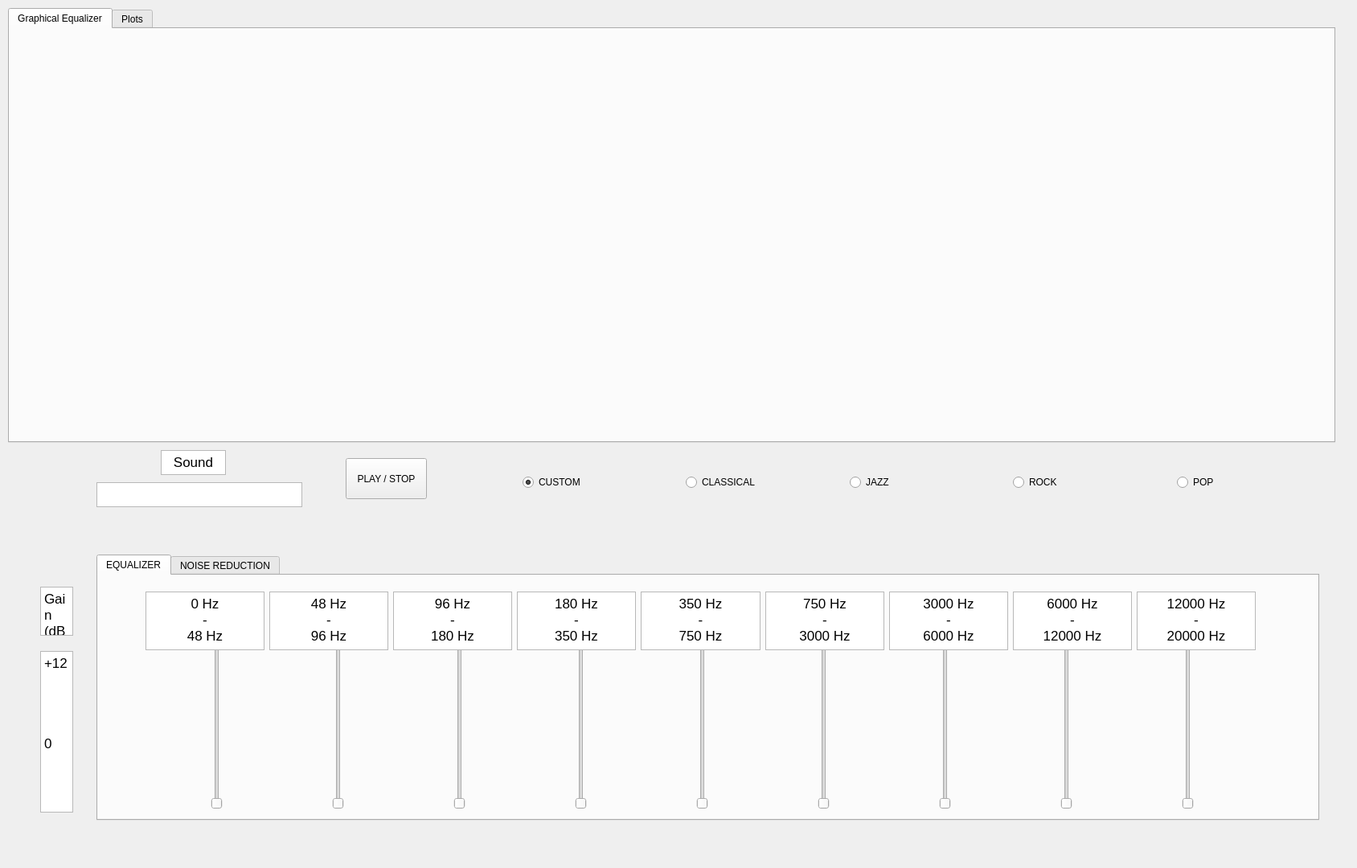
<?xml version="1.0" encoding="UTF-8"?>
<ui version="4.0">
 <class>Widget</class>
 <widget class="QWidget" name="Widget">
  <property name="geometry">
   <rect>
    <x>0</x>
    <y>0</y>
    <width>1688</width>
    <height>1080</height>
   </rect>
  </property>
  <property name="sizePolicy">
   <sizepolicy hsizetype="Expanding" vsizetype="Expanding">
    <horstretch>0</horstretch>
    <verstretch>0</verstretch>
   </sizepolicy>
  </property>
  <property name="maximumSize">
   <size>
    <width>1920</width>
    <height>1080</height>
   </size>
  </property>
  <property name="windowTitle">
   <string>Widget</string>
  </property>
  <widget class="QPushButton" name="pushButton">
   <property name="geometry">
    <rect>
     <x>430</x>
     <y>570</y>
     <width>101</width>
     <height>51</height>
    </rect>
   </property>
   <property name="text">
    <string>PLAY / STOP</string>
   </property>
  </widget>
  <widget class="QTextEdit" name="textEdit_2">
   <property name="geometry">
    <rect>
     <x>200</x>
     <y>560</y>
     <width>81</width>
     <height>31</height>
    </rect>
   </property>
   <property name="readOnly">
    <bool>true</bool>
   </property>
   <property name="html">
    <string>&lt;!DOCTYPE HTML PUBLIC &quot;-//W3C//DTD HTML 4.0//EN&quot; &quot;http://www.w3.org/TR/REC-html40/strict.dtd&quot;&gt;
&lt;html&gt;&lt;head&gt;&lt;meta name=&quot;qrichtext&quot; content=&quot;1&quot; /&gt;&lt;meta charset=&quot;utf-8&quot; /&gt;&lt;style type=&quot;text/css&quot;&gt;
p, li { white-space: pre-wrap; }
hr { height: 1px; border-width: 0; }
li.unchecked::marker { content: &quot;\2610&quot;; }
li.checked::marker { content: &quot;\2612&quot;; }
&lt;/style&gt;&lt;/head&gt;&lt;body style=&quot; font-family:'.AppleSystemUIFont'; font-size:13pt; font-weight:400; font-style:normal;&quot;&gt;
&lt;p align=&quot;center&quot; style=&quot; margin-top:0px; margin-bottom:0px; margin-left:0px; margin-right:0px; -qt-block-indent:0; text-indent:0px;&quot;&gt;Sound&lt;/p&gt;&lt;/body&gt;&lt;/html&gt;</string>
   </property>
  </widget>
  <widget class="QTextEdit" name="textEdit_3">
   <property name="geometry">
    <rect>
     <x>50</x>
     <y>810</y>
     <width>41</width>
     <height>201</height>
    </rect>
   </property>
   <property name="autoFillBackground">
    <bool>false</bool>
   </property>
   <property name="verticalScrollBarPolicy">
    <enum>Qt::ScrollBarAlwaysOff</enum>
   </property>
   <property name="horizontalScrollBarPolicy">
    <enum>Qt::ScrollBarAlwaysOff</enum>
   </property>
   <property name="readOnly">
    <bool>true</bool>
   </property>
   <property name="html">
    <string>&lt;!DOCTYPE HTML PUBLIC &quot;-//W3C//DTD HTML 4.0//EN&quot; &quot;http://www.w3.org/TR/REC-html40/strict.dtd&quot;&gt;
&lt;html&gt;&lt;head&gt;&lt;meta name=&quot;qrichtext&quot; content=&quot;1&quot; /&gt;&lt;meta charset=&quot;utf-8&quot; /&gt;&lt;style type=&quot;text/css&quot;&gt;
p, li { white-space: pre-wrap; }
hr { height: 1px; border-width: 0; }
li.unchecked::marker { content: &quot;\2610&quot;; }
li.checked::marker { content: &quot;\2612&quot;; }
&lt;/style&gt;&lt;/head&gt;&lt;body style=&quot; font-family:'.AppleSystemUIFont'; font-size:13pt; font-weight:400; font-style:normal;&quot;&gt;
&lt;p style=&quot; margin-top:0px; margin-bottom:0px; margin-left:0px; margin-right:0px; -qt-block-indent:0; text-indent:0px;&quot;&gt;+12&lt;/p&gt;
&lt;p style=&quot;-qt-paragraph-type:empty; margin-top:0px; margin-bottom:0px; margin-left:0px; margin-right:0px; -qt-block-indent:0; text-indent:0px;&quot;&gt;&lt;br /&gt;&lt;/p&gt;
&lt;p style=&quot;-qt-paragraph-type:empty; margin-top:0px; margin-bottom:0px; margin-left:0px; margin-right:0px; -qt-block-indent:0; text-indent:0px;&quot;&gt;&lt;br /&gt;&lt;/p&gt;
&lt;p style=&quot;-qt-paragraph-type:empty; margin-top:0px; margin-bottom:0px; margin-left:0px; margin-right:0px; -qt-block-indent:0; text-indent:0px;&quot;&gt;&lt;br /&gt;&lt;/p&gt;
&lt;p style=&quot;-qt-paragraph-type:empty; margin-top:0px; margin-bottom:0px; margin-left:0px; margin-right:0px; -qt-block-indent:0; text-indent:0px;&quot;&gt;&lt;br /&gt;&lt;/p&gt;
&lt;p style=&quot; margin-top:0px; margin-bottom:0px; margin-left:0px; margin-right:0px; -qt-block-indent:0; text-indent:0px;&quot;&gt;0&lt;/p&gt;
&lt;p style=&quot;-qt-paragraph-type:empty; margin-top:0px; margin-bottom:0px; margin-left:0px; margin-right:0px; -qt-block-indent:0; text-indent:0px;&quot;&gt;&lt;br /&gt;&lt;/p&gt;
&lt;p style=&quot;-qt-paragraph-type:empty; margin-top:0px; margin-bottom:0px; margin-left:0px; margin-right:0px; -qt-block-indent:0; text-indent:0px;&quot;&gt;&lt;br /&gt;&lt;/p&gt;
&lt;p style=&quot;-qt-paragraph-type:empty; margin-top:0px; margin-bottom:0px; margin-left:0px; margin-right:0px; -qt-block-indent:0; text-indent:0px;&quot;&gt;&lt;br /&gt;&lt;/p&gt;
&lt;p style=&quot;-qt-paragraph-type:empty; margin-top:0px; margin-bottom:0px; margin-left:0px; margin-right:0px; -qt-block-indent:0; text-indent:0px;&quot;&gt;&lt;br /&gt;&lt;/p&gt;
&lt;p style=&quot; margin-top:0px; margin-bottom:0px; margin-left:0px; margin-right:0px; -qt-block-indent:0; text-indent:0px;&quot;&gt;-12&lt;/p&gt;&lt;/body&gt;&lt;/html&gt;</string>
   </property>
  </widget>
  <widget class="QTextEdit" name="textEdit_4">
   <property name="geometry">
    <rect>
     <x>50</x>
     <y>730</y>
     <width>41</width>
     <height>61</height>
    </rect>
   </property>
   <property name="verticalScrollBarPolicy">
    <enum>Qt::ScrollBarAlwaysOff</enum>
   </property>
   <property name="horizontalScrollBarPolicy">
    <enum>Qt::ScrollBarAlwaysOff</enum>
   </property>
   <property name="readOnly">
    <bool>true</bool>
   </property>
   <property name="html">
    <string>&lt;!DOCTYPE HTML PUBLIC &quot;-//W3C//DTD HTML 4.0//EN&quot; &quot;http://www.w3.org/TR/REC-html40/strict.dtd&quot;&gt;
&lt;html&gt;&lt;head&gt;&lt;meta name=&quot;qrichtext&quot; content=&quot;1&quot; /&gt;&lt;meta charset=&quot;utf-8&quot; /&gt;&lt;style type=&quot;text/css&quot;&gt;
p, li { white-space: pre-wrap; }
hr { height: 1px; border-width: 0; }
li.unchecked::marker { content: &quot;\2610&quot;; }
li.checked::marker { content: &quot;\2612&quot;; }
&lt;/style&gt;&lt;/head&gt;&lt;body style=&quot; font-family:'.AppleSystemUIFont'; font-size:13pt; font-weight:400; font-style:normal;&quot;&gt;
&lt;p style=&quot; margin-top:0px; margin-bottom:0px; margin-left:0px; margin-right:0px; -qt-block-indent:0; text-indent:0px;&quot;&gt;Gain&lt;/p&gt;
&lt;p style=&quot; margin-top:0px; margin-bottom:0px; margin-left:0px; margin-right:0px; -qt-block-indent:0; text-indent:0px;&quot;&gt;(dB)&lt;/p&gt;&lt;/body&gt;&lt;/html&gt;</string>
   </property>
  </widget>
  <widget class="QTabWidget" name="tabWidget">
   <property name="geometry">
    <rect>
     <x>120</x>
     <y>690</y>
     <width>1521</width>
     <height>331</height>
    </rect>
   </property>
   <property name="currentIndex">
    <number>0</number>
   </property>
   <widget class="QWidget" name="tab">
    <attribute name="title">
     <string>EQUALIZER</string>
    </attribute>
    <widget class="QWidget" name="horizontalLayoutWidget">
     <property name="geometry">
      <rect>
       <x>10</x>
       <y>90</y>
       <width>1491</width>
       <height>201</height>
      </rect>
     </property>
     <layout class="QHBoxLayout" name="horizontalLayout">
      <item>
       <widget class="QSlider" name="verticalSlider_0">
        <property name="orientation">
         <enum>Qt::Vertical</enum>
        </property>
       </widget>
      </item>
      <item>
       <widget class="QSlider" name="verticalSlider_1">
        <property name="orientation">
         <enum>Qt::Vertical</enum>
        </property>
       </widget>
      </item>
      <item>
       <widget class="QSlider" name="verticalSlider_2">
        <property name="orientation">
         <enum>Qt::Vertical</enum>
        </property>
       </widget>
      </item>
      <item>
       <widget class="QSlider" name="verticalSlider_3">
        <property name="orientation">
         <enum>Qt::Vertical</enum>
        </property>
       </widget>
      </item>
      <item>
       <widget class="QSlider" name="verticalSlider_4">
        <property name="orientation">
         <enum>Qt::Vertical</enum>
        </property>
       </widget>
      </item>
      <item>
       <widget class="QSlider" name="verticalSlider_5">
        <property name="orientation">
         <enum>Qt::Vertical</enum>
        </property>
       </widget>
      </item>
      <item>
       <widget class="QSlider" name="verticalSlider_6">
        <property name="orientation">
         <enum>Qt::Vertical</enum>
        </property>
       </widget>
      </item>
      <item>
       <widget class="QSlider" name="verticalSlider_7">
        <property name="orientation">
         <enum>Qt::Vertical</enum>
        </property>
       </widget>
      </item>
      <item>
       <widget class="QSlider" name="verticalSlider_8">
        <property name="orientation">
         <enum>Qt::Vertical</enum>
        </property>
       </widget>
      </item>
     </layout>
    </widget>
    <widget class="QWidget" name="horizontalLayoutWidget_4">
     <property name="geometry">
      <rect>
       <x>59</x>
       <y>20</y>
       <width>1381</width>
       <height>73</height>
      </rect>
     </property>
     <layout class="QHBoxLayout" name="horizontalLayout_4">
      <item>
       <widget class="QTextEdit" name="textEdit_12">
        <property name="readOnly">
         <bool>true</bool>
        </property>
        <property name="html">
         <string>&lt;!DOCTYPE HTML PUBLIC &quot;-//W3C//DTD HTML 4.0//EN&quot; &quot;http://www.w3.org/TR/REC-html40/strict.dtd&quot;&gt;
&lt;html&gt;&lt;head&gt;&lt;meta name=&quot;qrichtext&quot; content=&quot;1&quot; /&gt;&lt;meta charset=&quot;utf-8&quot; /&gt;&lt;style type=&quot;text/css&quot;&gt;
p, li { white-space: pre-wrap; }
hr { height: 1px; border-width: 0; }
li.unchecked::marker { content: &quot;\2610&quot;; }
li.checked::marker { content: &quot;\2612&quot;; }
&lt;/style&gt;&lt;/head&gt;&lt;body style=&quot; font-family:'.AppleSystemUIFont'; font-size:13pt; font-weight:400; font-style:normal;&quot;&gt;
&lt;p align=&quot;center&quot; style=&quot; margin-top:0px; margin-bottom:0px; margin-left:0px; margin-right:0px; -qt-block-indent:0; text-indent:0px;&quot;&gt;0 Hz&lt;/p&gt;
&lt;p align=&quot;center&quot; style=&quot; margin-top:0px; margin-bottom:0px; margin-left:0px; margin-right:0px; -qt-block-indent:0; text-indent:0px;&quot;&gt;-&lt;/p&gt;
&lt;p align=&quot;center&quot; style=&quot; margin-top:0px; margin-bottom:0px; margin-left:0px; margin-right:0px; -qt-block-indent:0; text-indent:0px;&quot;&gt;48 Hz&lt;/p&gt;&lt;/body&gt;&lt;/html&gt;</string>
        </property>
       </widget>
      </item>
      <item>
       <widget class="QTextEdit" name="textEdit_11">
        <property name="readOnly">
         <bool>true</bool>
        </property>
        <property name="html">
         <string>&lt;!DOCTYPE HTML PUBLIC &quot;-//W3C//DTD HTML 4.0//EN&quot; &quot;http://www.w3.org/TR/REC-html40/strict.dtd&quot;&gt;
&lt;html&gt;&lt;head&gt;&lt;meta name=&quot;qrichtext&quot; content=&quot;1&quot; /&gt;&lt;meta charset=&quot;utf-8&quot; /&gt;&lt;style type=&quot;text/css&quot;&gt;
p, li { white-space: pre-wrap; }
hr { height: 1px; border-width: 0; }
li.unchecked::marker { content: &quot;\2610&quot;; }
li.checked::marker { content: &quot;\2612&quot;; }
&lt;/style&gt;&lt;/head&gt;&lt;body style=&quot; font-family:'.AppleSystemUIFont'; font-size:13pt; font-weight:400; font-style:normal;&quot;&gt;
&lt;p align=&quot;center&quot; style=&quot; margin-top:0px; margin-bottom:0px; margin-left:0px; margin-right:0px; -qt-block-indent:0; text-indent:0px;&quot;&gt;48 Hz&lt;/p&gt;
&lt;p align=&quot;center&quot; style=&quot; margin-top:0px; margin-bottom:0px; margin-left:0px; margin-right:0px; -qt-block-indent:0; text-indent:0px;&quot;&gt;-&lt;/p&gt;
&lt;p align=&quot;center&quot; style=&quot; margin-top:0px; margin-bottom:0px; margin-left:0px; margin-right:0px; -qt-block-indent:0; text-indent:0px;&quot;&gt;96 Hz&lt;/p&gt;&lt;/body&gt;&lt;/html&gt;</string>
        </property>
       </widget>
      </item>
      <item>
       <widget class="QTextEdit" name="textEdit_10">
        <property name="readOnly">
         <bool>true</bool>
        </property>
        <property name="html">
         <string>&lt;!DOCTYPE HTML PUBLIC &quot;-//W3C//DTD HTML 4.0//EN&quot; &quot;http://www.w3.org/TR/REC-html40/strict.dtd&quot;&gt;
&lt;html&gt;&lt;head&gt;&lt;meta name=&quot;qrichtext&quot; content=&quot;1&quot; /&gt;&lt;meta charset=&quot;utf-8&quot; /&gt;&lt;style type=&quot;text/css&quot;&gt;
p, li { white-space: pre-wrap; }
hr { height: 1px; border-width: 0; }
li.unchecked::marker { content: &quot;\2610&quot;; }
li.checked::marker { content: &quot;\2612&quot;; }
&lt;/style&gt;&lt;/head&gt;&lt;body style=&quot; font-family:'.AppleSystemUIFont'; font-size:13pt; font-weight:400; font-style:normal;&quot;&gt;
&lt;p align=&quot;center&quot; style=&quot; margin-top:0px; margin-bottom:0px; margin-left:0px; margin-right:0px; -qt-block-indent:0; text-indent:0px;&quot;&gt;96 Hz&lt;/p&gt;
&lt;p align=&quot;center&quot; style=&quot; margin-top:0px; margin-bottom:0px; margin-left:0px; margin-right:0px; -qt-block-indent:0; text-indent:0px;&quot;&gt;-&lt;/p&gt;
&lt;p align=&quot;center&quot; style=&quot; margin-top:0px; margin-bottom:0px; margin-left:0px; margin-right:0px; -qt-block-indent:0; text-indent:0px;&quot;&gt;180 Hz&lt;/p&gt;&lt;/body&gt;&lt;/html&gt;</string>
        </property>
       </widget>
      </item>
      <item>
       <widget class="QTextEdit" name="textEdit_9">
        <property name="readOnly">
         <bool>true</bool>
        </property>
        <property name="html">
         <string>&lt;!DOCTYPE HTML PUBLIC &quot;-//W3C//DTD HTML 4.0//EN&quot; &quot;http://www.w3.org/TR/REC-html40/strict.dtd&quot;&gt;
&lt;html&gt;&lt;head&gt;&lt;meta name=&quot;qrichtext&quot; content=&quot;1&quot; /&gt;&lt;meta charset=&quot;utf-8&quot; /&gt;&lt;style type=&quot;text/css&quot;&gt;
p, li { white-space: pre-wrap; }
hr { height: 1px; border-width: 0; }
li.unchecked::marker { content: &quot;\2610&quot;; }
li.checked::marker { content: &quot;\2612&quot;; }
&lt;/style&gt;&lt;/head&gt;&lt;body style=&quot; font-family:'.AppleSystemUIFont'; font-size:13pt; font-weight:400; font-style:normal;&quot;&gt;
&lt;p align=&quot;center&quot; style=&quot; margin-top:0px; margin-bottom:0px; margin-left:0px; margin-right:0px; -qt-block-indent:0; text-indent:0px;&quot;&gt;180 Hz&lt;/p&gt;
&lt;p align=&quot;center&quot; style=&quot; margin-top:0px; margin-bottom:0px; margin-left:0px; margin-right:0px; -qt-block-indent:0; text-indent:0px;&quot;&gt;-&lt;/p&gt;
&lt;p align=&quot;center&quot; style=&quot; margin-top:0px; margin-bottom:0px; margin-left:0px; margin-right:0px; -qt-block-indent:0; text-indent:0px;&quot;&gt;350 Hz&lt;/p&gt;&lt;/body&gt;&lt;/html&gt;</string>
        </property>
       </widget>
      </item>
      <item>
       <widget class="QTextEdit" name="textEdit_8">
        <property name="readOnly">
         <bool>true</bool>
        </property>
        <property name="html">
         <string>&lt;!DOCTYPE HTML PUBLIC &quot;-//W3C//DTD HTML 4.0//EN&quot; &quot;http://www.w3.org/TR/REC-html40/strict.dtd&quot;&gt;
&lt;html&gt;&lt;head&gt;&lt;meta name=&quot;qrichtext&quot; content=&quot;1&quot; /&gt;&lt;meta charset=&quot;utf-8&quot; /&gt;&lt;style type=&quot;text/css&quot;&gt;
p, li { white-space: pre-wrap; }
hr { height: 1px; border-width: 0; }
li.unchecked::marker { content: &quot;\2610&quot;; }
li.checked::marker { content: &quot;\2612&quot;; }
&lt;/style&gt;&lt;/head&gt;&lt;body style=&quot; font-family:'.AppleSystemUIFont'; font-size:13pt; font-weight:400; font-style:normal;&quot;&gt;
&lt;p align=&quot;center&quot; style=&quot; margin-top:0px; margin-bottom:0px; margin-left:0px; margin-right:0px; -qt-block-indent:0; text-indent:0px;&quot;&gt;350 Hz&lt;/p&gt;
&lt;p align=&quot;center&quot; style=&quot; margin-top:0px; margin-bottom:0px; margin-left:0px; margin-right:0px; -qt-block-indent:0; text-indent:0px;&quot;&gt;-&lt;/p&gt;
&lt;p align=&quot;center&quot; style=&quot; margin-top:0px; margin-bottom:0px; margin-left:0px; margin-right:0px; -qt-block-indent:0; text-indent:0px;&quot;&gt;750 Hz&lt;/p&gt;&lt;/body&gt;&lt;/html&gt;</string>
        </property>
       </widget>
      </item>
      <item>
       <widget class="QTextEdit" name="textEdit_7">
        <property name="readOnly">
         <bool>true</bool>
        </property>
        <property name="html">
         <string>&lt;!DOCTYPE HTML PUBLIC &quot;-//W3C//DTD HTML 4.0//EN&quot; &quot;http://www.w3.org/TR/REC-html40/strict.dtd&quot;&gt;
&lt;html&gt;&lt;head&gt;&lt;meta name=&quot;qrichtext&quot; content=&quot;1&quot; /&gt;&lt;meta charset=&quot;utf-8&quot; /&gt;&lt;style type=&quot;text/css&quot;&gt;
p, li { white-space: pre-wrap; }
hr { height: 1px; border-width: 0; }
li.unchecked::marker { content: &quot;\2610&quot;; }
li.checked::marker { content: &quot;\2612&quot;; }
&lt;/style&gt;&lt;/head&gt;&lt;body style=&quot; font-family:'.AppleSystemUIFont'; font-size:13pt; font-weight:400; font-style:normal;&quot;&gt;
&lt;p align=&quot;center&quot; style=&quot; margin-top:0px; margin-bottom:0px; margin-left:0px; margin-right:0px; -qt-block-indent:0; text-indent:0px;&quot;&gt;750 Hz&lt;/p&gt;
&lt;p align=&quot;center&quot; style=&quot; margin-top:0px; margin-bottom:0px; margin-left:0px; margin-right:0px; -qt-block-indent:0; text-indent:0px;&quot;&gt;-&lt;/p&gt;
&lt;p align=&quot;center&quot; style=&quot; margin-top:0px; margin-bottom:0px; margin-left:0px; margin-right:0px; -qt-block-indent:0; text-indent:0px;&quot;&gt;3000 Hz&lt;/p&gt;&lt;/body&gt;&lt;/html&gt;</string>
        </property>
       </widget>
      </item>
      <item>
       <widget class="QTextEdit" name="textEdit_6">
        <property name="readOnly">
         <bool>true</bool>
        </property>
        <property name="html">
         <string>&lt;!DOCTYPE HTML PUBLIC &quot;-//W3C//DTD HTML 4.0//EN&quot; &quot;http://www.w3.org/TR/REC-html40/strict.dtd&quot;&gt;
&lt;html&gt;&lt;head&gt;&lt;meta name=&quot;qrichtext&quot; content=&quot;1&quot; /&gt;&lt;meta charset=&quot;utf-8&quot; /&gt;&lt;style type=&quot;text/css&quot;&gt;
p, li { white-space: pre-wrap; }
hr { height: 1px; border-width: 0; }
li.unchecked::marker { content: &quot;\2610&quot;; }
li.checked::marker { content: &quot;\2612&quot;; }
&lt;/style&gt;&lt;/head&gt;&lt;body style=&quot; font-family:'.AppleSystemUIFont'; font-size:13pt; font-weight:400; font-style:normal;&quot;&gt;
&lt;p align=&quot;center&quot; style=&quot; margin-top:0px; margin-bottom:0px; margin-left:0px; margin-right:0px; -qt-block-indent:0; text-indent:0px;&quot;&gt;3000 Hz&lt;/p&gt;
&lt;p align=&quot;center&quot; style=&quot; margin-top:0px; margin-bottom:0px; margin-left:0px; margin-right:0px; -qt-block-indent:0; text-indent:0px;&quot;&gt;-&lt;/p&gt;
&lt;p align=&quot;center&quot; style=&quot; margin-top:0px; margin-bottom:0px; margin-left:0px; margin-right:0px; -qt-block-indent:0; text-indent:0px;&quot;&gt;6000 Hz&lt;/p&gt;&lt;/body&gt;&lt;/html&gt;</string>
        </property>
       </widget>
      </item>
      <item>
       <widget class="QTextEdit" name="textEdit_5">
        <property name="readOnly">
         <bool>true</bool>
        </property>
        <property name="html">
         <string>&lt;!DOCTYPE HTML PUBLIC &quot;-//W3C//DTD HTML 4.0//EN&quot; &quot;http://www.w3.org/TR/REC-html40/strict.dtd&quot;&gt;
&lt;html&gt;&lt;head&gt;&lt;meta name=&quot;qrichtext&quot; content=&quot;1&quot; /&gt;&lt;meta charset=&quot;utf-8&quot; /&gt;&lt;style type=&quot;text/css&quot;&gt;
p, li { white-space: pre-wrap; }
hr { height: 1px; border-width: 0; }
li.unchecked::marker { content: &quot;\2610&quot;; }
li.checked::marker { content: &quot;\2612&quot;; }
&lt;/style&gt;&lt;/head&gt;&lt;body style=&quot; font-family:'.AppleSystemUIFont'; font-size:13pt; font-weight:400; font-style:normal;&quot;&gt;
&lt;p align=&quot;center&quot; style=&quot; margin-top:0px; margin-bottom:0px; margin-left:0px; margin-right:0px; -qt-block-indent:0; text-indent:0px;&quot;&gt;6000 Hz&lt;/p&gt;
&lt;p align=&quot;center&quot; style=&quot; margin-top:0px; margin-bottom:0px; margin-left:0px; margin-right:0px; -qt-block-indent:0; text-indent:0px;&quot;&gt;-&lt;/p&gt;
&lt;p align=&quot;center&quot; style=&quot; margin-top:0px; margin-bottom:0px; margin-left:0px; margin-right:0px; -qt-block-indent:0; text-indent:0px;&quot;&gt;12000 Hz&lt;/p&gt;&lt;/body&gt;&lt;/html&gt;</string>
        </property>
       </widget>
      </item>
      <item>
       <widget class="QTextEdit" name="textEdit">
        <property name="readOnly">
         <bool>true</bool>
        </property>
        <property name="html">
         <string>&lt;!DOCTYPE HTML PUBLIC &quot;-//W3C//DTD HTML 4.0//EN&quot; &quot;http://www.w3.org/TR/REC-html40/strict.dtd&quot;&gt;
&lt;html&gt;&lt;head&gt;&lt;meta name=&quot;qrichtext&quot; content=&quot;1&quot; /&gt;&lt;meta charset=&quot;utf-8&quot; /&gt;&lt;style type=&quot;text/css&quot;&gt;
p, li { white-space: pre-wrap; }
hr { height: 1px; border-width: 0; }
li.unchecked::marker { content: &quot;\2610&quot;; }
li.checked::marker { content: &quot;\2612&quot;; }
&lt;/style&gt;&lt;/head&gt;&lt;body style=&quot; font-family:'.AppleSystemUIFont'; font-size:13pt; font-weight:400; font-style:normal;&quot;&gt;
&lt;p align=&quot;center&quot; style=&quot; margin-top:0px; margin-bottom:0px; margin-left:0px; margin-right:0px; -qt-block-indent:0; text-indent:0px;&quot;&gt;12000 Hz&lt;/p&gt;
&lt;p align=&quot;center&quot; style=&quot; margin-top:0px; margin-bottom:0px; margin-left:0px; margin-right:0px; -qt-block-indent:0; text-indent:0px;&quot;&gt;-&lt;/p&gt;
&lt;p align=&quot;center&quot; style=&quot; margin-top:0px; margin-bottom:0px; margin-left:0px; margin-right:0px; -qt-block-indent:0; text-indent:0px;&quot;&gt;20000 Hz&lt;/p&gt;&lt;/body&gt;&lt;/html&gt;</string>
        </property>
       </widget>
      </item>
     </layout>
    </widget>
   </widget>
   <widget class="QWidget" name="tab_2">
    <attribute name="title">
     <string>NOISE REDUCTION</string>
    </attribute>
    <widget class="QWidget" name="horizontalLayoutWidget_5">
     <property name="geometry">
      <rect>
       <x>130</x>
       <y>10</y>
       <width>1241</width>
       <height>41</height>
      </rect>
     </property>
     <layout class="QHBoxLayout" name="horizontalLayout_5">
      <item>
       <widget class="QLineEdit" name="lineEdit_0">
        <property name="readOnly">
         <bool>false</bool>
        </property>
       </widget>
      </item>
      <item>
       <widget class="QLineEdit" name="lineEdit_1">
        <property name="readOnly">
         <bool>false</bool>
        </property>
       </widget>
      </item>
      <item>
       <widget class="QLineEdit" name="lineEdit_2">
        <property name="readOnly">
         <bool>false</bool>
        </property>
       </widget>
      </item>
      <item>
       <widget class="QLineEdit" name="lineEdit_3">
        <property name="readOnly">
         <bool>false</bool>
        </property>
       </widget>
      </item>
      <item>
       <widget class="QLineEdit" name="lineEdit_4">
        <property name="readOnly">
         <bool>false</bool>
        </property>
       </widget>
      </item>
     </layout>
    </widget>
    <widget class="QWidget" name="horizontalLayoutWidget_6">
     <property name="geometry">
      <rect>
       <x>20</x>
       <y>90</y>
       <width>1461</width>
       <height>201</height>
      </rect>
     </property>
     <layout class="QHBoxLayout" name="horizontalLayout_6">
      <item>
       <widget class="QSlider" name="NverticalSlider_0">
        <property name="orientation">
         <enum>Qt::Vertical</enum>
        </property>
       </widget>
      </item>
      <item>
       <widget class="QSlider" name="NverticalSlider_1">
        <property name="orientation">
         <enum>Qt::Vertical</enum>
        </property>
       </widget>
      </item>
      <item>
       <widget class="QSlider" name="NverticalSlider_2">
        <property name="orientation">
         <enum>Qt::Vertical</enum>
        </property>
       </widget>
      </item>
      <item>
       <widget class="QSlider" name="NverticalSlider_3">
        <property name="orientation">
         <enum>Qt::Vertical</enum>
        </property>
       </widget>
      </item>
      <item>
       <widget class="QSlider" name="NverticalSlider_4">
        <property name="orientation">
         <enum>Qt::Vertical</enum>
        </property>
       </widget>
      </item>
     </layout>
    </widget>
    <widget class="QWidget" name="horizontalLayoutWidget_7">
     <property name="geometry">
      <rect>
       <x>130</x>
       <y>50</y>
       <width>1241</width>
       <height>41</height>
      </rect>
     </property>
     <layout class="QHBoxLayout" name="horizontalLayout_7">
      <item>
       <widget class="QLineEdit" name="lineEdit_5">
        <property name="readOnly">
         <bool>false</bool>
        </property>
       </widget>
      </item>
      <item>
       <widget class="QLineEdit" name="lineEdit_6">
        <property name="readOnly">
         <bool>false</bool>
        </property>
       </widget>
      </item>
      <item>
       <widget class="QLineEdit" name="lineEdit_7">
        <property name="readOnly">
         <bool>false</bool>
        </property>
       </widget>
      </item>
      <item>
       <widget class="QLineEdit" name="lineEdit_8">
        <property name="readOnly">
         <bool>false</bool>
        </property>
       </widget>
      </item>
      <item>
       <widget class="QLineEdit" name="lineEdit_9">
        <property name="readOnly">
         <bool>false</bool>
        </property>
       </widget>
      </item>
     </layout>
    </widget>
    <widget class="QTextEdit" name="textEdit_13">
     <property name="geometry">
      <rect>
       <x>20</x>
       <y>10</y>
       <width>71</width>
       <height>81</height>
      </rect>
     </property>
     <property name="verticalScrollBarPolicy">
      <enum>Qt::ScrollBarAlwaysOff</enum>
     </property>
     <property name="horizontalScrollBarPolicy">
      <enum>Qt::ScrollBarAlwaysOff</enum>
     </property>
     <property name="html">
      <string>&lt;!DOCTYPE HTML PUBLIC &quot;-//W3C//DTD HTML 4.0//EN&quot; &quot;http://www.w3.org/TR/REC-html40/strict.dtd&quot;&gt;
&lt;html&gt;&lt;head&gt;&lt;meta name=&quot;qrichtext&quot; content=&quot;1&quot; /&gt;&lt;meta charset=&quot;utf-8&quot; /&gt;&lt;style type=&quot;text/css&quot;&gt;
p, li { white-space: pre-wrap; }
hr { height: 1px; border-width: 0; }
li.unchecked::marker { content: &quot;\2610&quot;; }
li.checked::marker { content: &quot;\2612&quot;; }
&lt;/style&gt;&lt;/head&gt;&lt;body style=&quot; font-family:'.AppleSystemUIFont'; font-size:13pt; font-weight:400; font-style:normal;&quot;&gt;
&lt;p style=&quot; margin-top:0px; margin-bottom:0px; margin-left:0px; margin-right:0px; -qt-block-indent:0; text-indent:0px;&quot;&gt;Min (Hz)&lt;/p&gt;
&lt;p style=&quot;-qt-paragraph-type:empty; margin-top:0px; margin-bottom:0px; margin-left:0px; margin-right:0px; -qt-block-indent:0; text-indent:0px;&quot;&gt;&lt;br /&gt;&lt;/p&gt;
&lt;p style=&quot;-qt-paragraph-type:empty; margin-top:0px; margin-bottom:0px; margin-left:0px; margin-right:0px; -qt-block-indent:0; text-indent:0px;&quot;&gt;&lt;br /&gt;&lt;/p&gt;
&lt;p style=&quot; margin-top:0px; margin-bottom:0px; margin-left:0px; margin-right:0px; -qt-block-indent:0; text-indent:0px;&quot;&gt;Max (Hz)&lt;/p&gt;&lt;/body&gt;&lt;/html&gt;</string>
     </property>
    </widget>
   </widget>
  </widget>
  <widget class="QListWidget" name="listWidget">
   <property name="geometry">
    <rect>
     <x>120</x>
     <y>600</y>
     <width>256</width>
     <height>31</height>
    </rect>
   </property>
   <property name="verticalScrollBarPolicy">
    <enum>Qt::ScrollBarAsNeeded</enum>
   </property>
  </widget>
  <widget class="QWidget" name="verticalLayoutWidget">
   <property name="geometry">
    <rect>
     <x>650</x>
     <y>590</y>
     <width>1011</width>
     <height>20</height>
    </rect>
   </property>
   <layout class="QHBoxLayout" name="horizontalLayout_3">
    <item>
     <widget class="QRadioButton" name="radioButton_4">
      <property name="text">
       <string>CUSTOM</string>
      </property>
      <property name="checked">
       <bool>true</bool>
      </property>
     </widget>
    </item>
    <item>
     <widget class="QRadioButton" name="radioButton_3">
      <property name="text">
       <string>CLASSICAL</string>
      </property>
     </widget>
    </item>
    <item>
     <widget class="QRadioButton" name="radioButton_2">
      <property name="text">
       <string>JAZZ</string>
      </property>
     </widget>
    </item>
    <item>
     <widget class="QRadioButton" name="radioButton_1">
      <property name="text">
       <string>ROCK</string>
      </property>
      <property name="checked">
       <bool>false</bool>
      </property>
      <property name="autoExclusive">
       <bool>true</bool>
      </property>
     </widget>
    </item>
    <item>
     <widget class="QRadioButton" name="radioButton_0">
      <property name="text">
       <string>POP</string>
      </property>
     </widget>
    </item>
   </layout>
  </widget>
  <widget class="QTabWidget" name="tabWidget_2">
   <property name="geometry">
    <rect>
     <x>10</x>
     <y>10</y>
     <width>1651</width>
     <height>541</height>
    </rect>
   </property>
   <property name="currentIndex">
    <number>0</number>
   </property>
   <widget class="QWidget" name="tab_3">
    <attribute name="title">
     <string>Graphical Equalizer</string>
    </attribute>
    <widget class="QWidget" name="horizontalLayoutWidget_2">
     <property name="geometry">
      <rect>
       <x>10</x>
       <y>0</y>
       <width>1621</width>
       <height>501</height>
      </rect>
     </property>
     <layout class="QHBoxLayout" name="horizontalLayout_2"/>
    </widget>
   </widget>
   <widget class="QWidget" name="tab_4">
    <attribute name="title">
     <string>Plots</string>
    </attribute>
    <widget class="QWidget" name="gridLayoutWidget">
     <property name="geometry">
      <rect>
       <x>10</x>
       <y>0</y>
       <width>1621</width>
       <height>421</height>
      </rect>
     </property>
     <layout class="QGridLayout" name="gridLayout">
      <item row="0" column="0">
       <widget class="QLabel" name="label_0">
        <property name="text">
         <string>Plot_0</string>
        </property>
       </widget>
      </item>
      <item row="1" column="0">
       <widget class="QLabel" name="label_2">
        <property name="text">
         <string>Plot_2</string>
        </property>
       </widget>
      </item>
     </layout>
    </widget>
    <widget class="QPushButton" name="plotButton">
     <property name="geometry">
      <rect>
       <x>780</x>
       <y>440</y>
       <width>100</width>
       <height>51</height>
      </rect>
     </property>
     <property name="text">
      <string>Plot</string>
     </property>
    </widget>
    <widget class="QTextEdit" name="textEdit_14">
     <property name="geometry">
      <rect>
       <x>10</x>
       <y>90</y>
       <width>71</width>
       <height>31</height>
      </rect>
     </property>
     <property name="verticalScrollBarPolicy">
      <enum>Qt::ScrollBarAlwaysOff</enum>
     </property>
     <property name="horizontalScrollBarPolicy">
      <enum>Qt::ScrollBarAlwaysOff</enum>
     </property>
     <property name="readOnly">
      <bool>true</bool>
     </property>
     <property name="html">
      <string>&lt;!DOCTYPE HTML PUBLIC &quot;-//W3C//DTD HTML 4.0//EN&quot; &quot;http://www.w3.org/TR/REC-html40/strict.dtd&quot;&gt;
&lt;html&gt;&lt;head&gt;&lt;meta name=&quot;qrichtext&quot; content=&quot;1&quot; /&gt;&lt;meta charset=&quot;utf-8&quot; /&gt;&lt;style type=&quot;text/css&quot;&gt;
p, li { white-space: pre-wrap; }
hr { height: 1px; border-width: 0; }
li.unchecked::marker { content: &quot;\2610&quot;; }
li.checked::marker { content: &quot;\2612&quot;; }
&lt;/style&gt;&lt;/head&gt;&lt;body style=&quot; font-family:'.AppleSystemUIFont'; font-size:13pt; font-weight:400; font-style:normal;&quot;&gt;
&lt;p style=&quot; margin-top:0px; margin-bottom:0px; margin-left:0px; margin-right:0px; -qt-block-indent:0; text-indent:0px;&quot;&gt;Base Plot&lt;/p&gt;&lt;/body&gt;&lt;/html&gt;</string>
     </property>
    </widget>
    <widget class="QTextEdit" name="textEdit_15">
     <property name="geometry">
      <rect>
       <x>10</x>
       <y>290</y>
       <width>71</width>
       <height>41</height>
      </rect>
     </property>
     <property name="verticalScrollBarPolicy">
      <enum>Qt::ScrollBarAlwaysOff</enum>
     </property>
     <property name="horizontalScrollBarPolicy">
      <enum>Qt::ScrollBarAlwaysOff</enum>
     </property>
     <property name="readOnly">
      <bool>true</bool>
     </property>
     <property name="html">
      <string>&lt;!DOCTYPE HTML PUBLIC &quot;-//W3C//DTD HTML 4.0//EN&quot; &quot;http://www.w3.org/TR/REC-html40/strict.dtd&quot;&gt;
&lt;html&gt;&lt;head&gt;&lt;meta name=&quot;qrichtext&quot; content=&quot;1&quot; /&gt;&lt;meta charset=&quot;utf-8&quot; /&gt;&lt;style type=&quot;text/css&quot;&gt;
p, li { white-space: pre-wrap; }
hr { height: 1px; border-width: 0; }
li.unchecked::marker { content: &quot;\2610&quot;; }
li.checked::marker { content: &quot;\2612&quot;; }
&lt;/style&gt;&lt;/head&gt;&lt;body style=&quot; font-family:'.AppleSystemUIFont'; font-size:13pt; font-weight:400; font-style:normal;&quot;&gt;
&lt;p style=&quot; margin-top:0px; margin-bottom:0px; margin-left:0px; margin-right:0px; -qt-block-indent:0; text-indent:0px;&quot;&gt;Filtered Plot&lt;/p&gt;&lt;/body&gt;&lt;/html&gt;</string>
     </property>
    </widget>
   </widget>
  </widget>
 </widget>
 <resources/>
 <connections/>
</ui>
